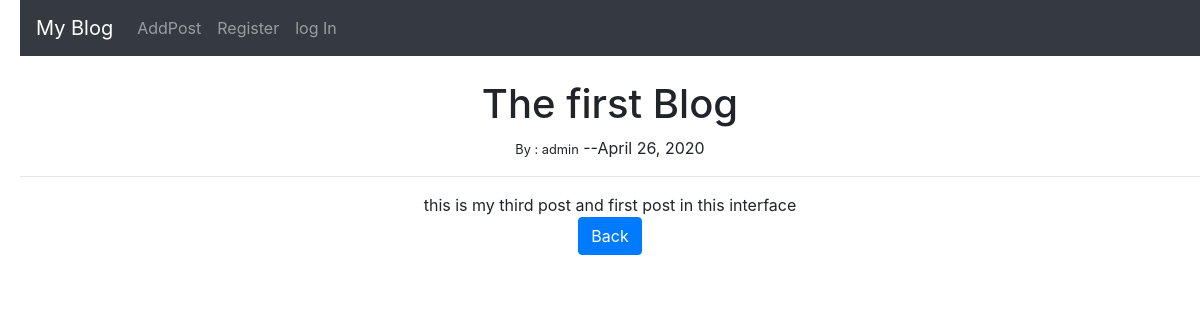
Screenshot of /article/4 with the database file from the repository.
### theblog/models.py (models this page shows, shortened)
class Post (models.Model):
    title = models.CharField(max_length=200)
    title_tag = models.CharField(max_length=200)
    author =models.ForeignKey(User,on_delete=models.CASCADE)
    body =models.TextField()
    post_date =models.DateField(auto_now_add=True)

### theblog/views.py (the view)
# urls.py: path('article/<int:pk>',ArticleDetailView.as_view(),name='article-detail'),
class ArticleDetailView(DetailView):
    model = Post
    template_name = 'theblog/article_details.html'

### theblog/templates/theblog/article_details.html (shortened to what this page needs)
{% extends 'theblog/base.html' %}
{% block content %}
<h1> {{ post.title }}</h1>
<small> By : {{ post.author.username}}</small>
--{{ post.post_date }}
<hr>
{{ post.body }}
<br>
<a href="{% url 'home' %}" class="btn btn-primary">Back</a>
{% endblock content %}

### theblog/templates/theblog/base.html (style rules this page uses)
body { margin-left: 20px; }

### rows the page displays
Post: title "The first Blog", author.username "admin", post_date "April 26, 2020", body "this is my third post and first post in this interface"
